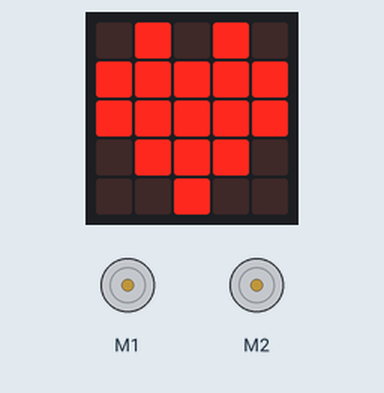
Recording of a program running on a simulated BBC micro:bit (MakeCode). Shown: the board's 5×5 LED display, 2 × DC motor (green arrow = forward, orange = backward, longer = faster).

Above: at 0.1 s.
At 18.5 s:
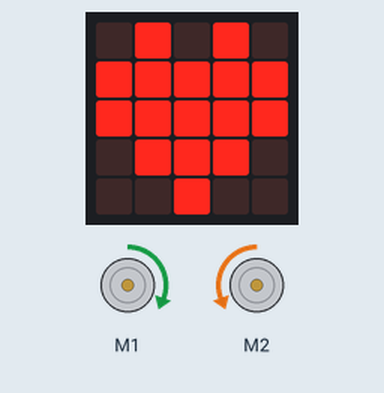
At 31.1 s:
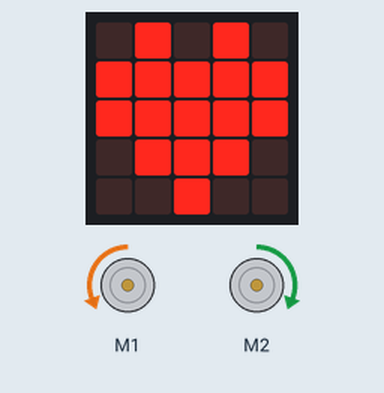
Timing chart, 0 to 34.7 s (numbered marks = the images above):
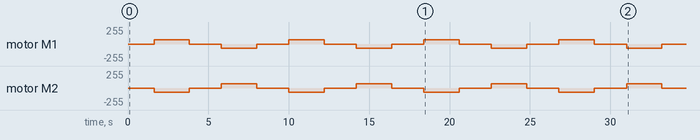

The program:

main.ts
```typescript
function drehung () {
    for (let index = 0; index < 4; index++) {
        kitronik_motor_driver.motorOn(kitronik_motor_driver.Motors.Motor1, kitronik_motor_driver.MotorDirection.Forward, speed)
        kitronik_motor_driver.motorOn(kitronik_motor_driver.Motors.Motor2, kitronik_motor_driver.MotorDirection.Reverse, speed)
        basic.pause(zeit)
        kitronik_motor_driver.motorOff(kitronik_motor_driver.Motors.Motor1)
        kitronik_motor_driver.motorOff(kitronik_motor_driver.Motors.Motor2)
        basic.pause(2000)
        kitronik_motor_driver.motorOn(kitronik_motor_driver.Motors.Motor1, kitronik_motor_driver.MotorDirection.Reverse, speed)
        kitronik_motor_driver.motorOn(kitronik_motor_driver.Motors.Motor2, kitronik_motor_driver.MotorDirection.Forward, speed)
        basic.pause(zeit)
        kitronik_motor_driver.motorOff(kitronik_motor_driver.Motors.Motor1)
        kitronik_motor_driver.motorOff(kitronik_motor_driver.Motors.Motor2)
        basic.pause(2000)
    }
}
let speed = 0
let zeit = 0
basic.showIcon(IconNames.Heart)
zeit = 2200
speed = 25
basic.pause(1000)
drehung()
basic.forever(function () {

})
```

test.ts
```typescript
// Hier kann man Tests durchführen; diese Datei wird nicht kompiliert, wenn dieses Paket als Erweiterung verwendet wird.
```
